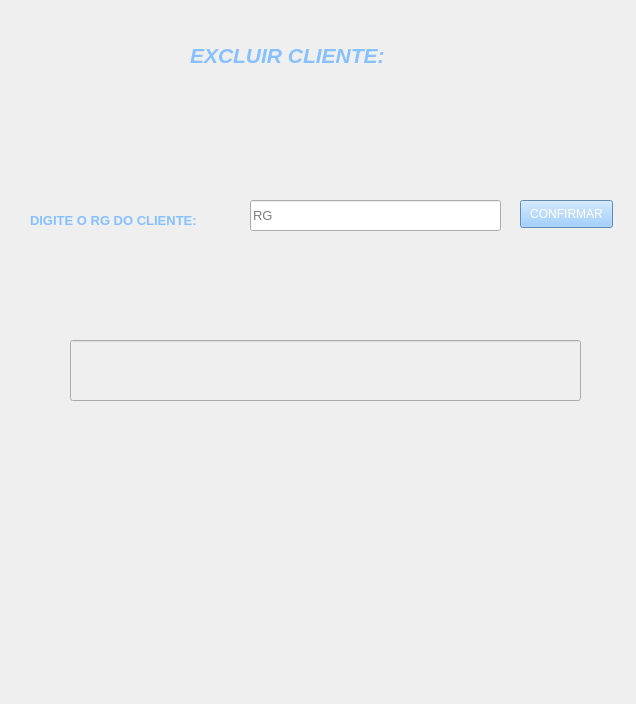
<?xml version="1.0" encoding="UTF-8"?>
<ui version="4.0">
 <class>Form</class>
 <widget class="QWidget" name="Form">
  <property name="geometry">
   <rect>
    <x>0</x>
    <y>0</y>
    <width>636</width>
    <height>704</height>
   </rect>
  </property>
  <property name="windowTitle">
   <string>Form</string>
  </property>
  <widget class="QLineEdit" name="lineExcluirCliente">
   <property name="geometry">
    <rect>
     <x>250</x>
     <y>200</y>
     <width>251</width>
     <height>31</height>
    </rect>
   </property>
   <property name="font">
    <font>
     <family>Arial</family>
     <pointsize>10</pointsize>
    </font>
   </property>
   <property name="placeholderText">
    <string>RG</string>
   </property>
  </widget>
  <widget class="QLabel" name="label_2">
   <property name="geometry">
    <rect>
     <x>30</x>
     <y>200</y>
     <width>211</width>
     <height>41</height>
    </rect>
   </property>
   <property name="font">
    <font>
     <family>Arial</family>
     <pointsize>10</pointsize>
     <bold>true</bold>
    </font>
   </property>
   <property name="styleSheet">
    <string notr="true">color:rgb(133, 192, 255)</string>
   </property>
   <property name="text">
    <string>DIGITE O RG DO CLIENTE:</string>
   </property>
  </widget>
  <widget class="QPushButton" name="bConfirmar">
   <property name="geometry">
    <rect>
     <x>520</x>
     <y>200</y>
     <width>93</width>
     <height>28</height>
    </rect>
   </property>
   <property name="styleSheet">
    <string notr="true">background-color:rgb(133, 192, 255);
color: rgb(255, 255, 255)</string>
   </property>
   <property name="text">
    <string>CONFIRMAR</string>
   </property>
  </widget>
  <widget class="QLabel" name="label">
   <property name="geometry">
    <rect>
     <x>190</x>
     <y>40</y>
     <width>251</width>
     <height>31</height>
    </rect>
   </property>
   <property name="font">
    <font>
     <family>Arial</family>
     <pointsize>16</pointsize>
     <italic>true</italic>
     <bold>true</bold>
    </font>
   </property>
   <property name="styleSheet">
    <string notr="true">color:rgb(133,192,255)</string>
   </property>
   <property name="text">
    <string>EXCLUIR CLIENTE:</string>
   </property>
  </widget>
  <widget class="QLineEdit" name="lineClienteExcluido">
   <property name="enabled">
    <bool>false</bool>
   </property>
   <property name="geometry">
    <rect>
     <x>70</x>
     <y>340</y>
     <width>511</width>
     <height>61</height>
    </rect>
   </property>
   <property name="font">
    <font>
     <family>Arial</family>
     <pointsize>10</pointsize>
     <bold>true</bold>
    </font>
   </property>
  </widget>
  <widget class="QLabel" name="label_4">
   <property name="geometry">
    <rect>
     <x>0</x>
     <y>0</y>
     <width>641</width>
     <height>711</height>
    </rect>
   </property>
   <property name="text">
    <string/>
   </property>
   <property name="pixmap">
    <pixmap>fundo.jpg</pixmap>
   </property>
   <property name="scaledContents">
    <bool>true</bool>
   </property>
  </widget>
  <widget class="QPushButton" name="bVoltarTelaExcluir">
   <property name="geometry">
    <rect>
     <x>20</x>
     <y>40</y>
     <width>71</width>
     <height>51</height>
    </rect>
   </property>
   <property name="text">
    <string/>
   </property>
   <property name="icon">
    <iconset>
     <normaloff>vire-a-esquerda.png</normaloff>vire-a-esquerda.png</iconset>
   </property>
   <property name="iconSize">
    <size>
     <width>50</width>
     <height>50</height>
    </size>
   </property>
   <property name="flat">
    <bool>true</bool>
   </property>
  </widget>
  <zorder>label_4</zorder>
  <zorder>lineExcluirCliente</zorder>
  <zorder>label_2</zorder>
  <zorder>bConfirmar</zorder>
  <zorder>label</zorder>
  <zorder>lineClienteExcluido</zorder>
  <zorder>bVoltarTelaExcluir</zorder>
 </widget>
 <resources/>
 <connections/>
</ui>
